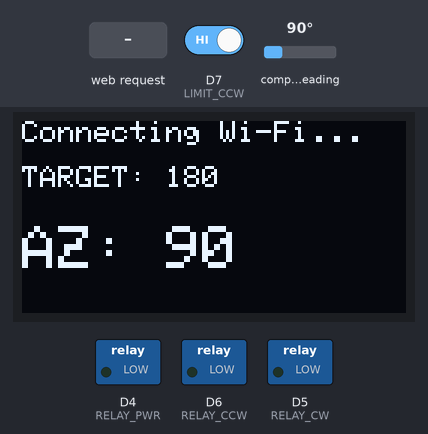
This sketch was run on a simulated ESP8266 (NodeMCU). Shown: 128×64 one-colour display, switched loads named in the sketch (green lamp = pin HIGH). Wiring (inferred from the names in the program): AS5600 angle sensor at I2C address 0x36. The test bench sets the inputs (shaded band); at power-on: D7 (LIMIT_CCW) HIGH, compass heading 90°. WiFi joins after 1.5 s; servers stay silent unless stated; EEPROM starts erased; what the sketch prints to the serial monitor is not drawn.

Above: at 1.4 s.
1.5 s: HTTP request GET /set?az=1 received
At 3.3 s:
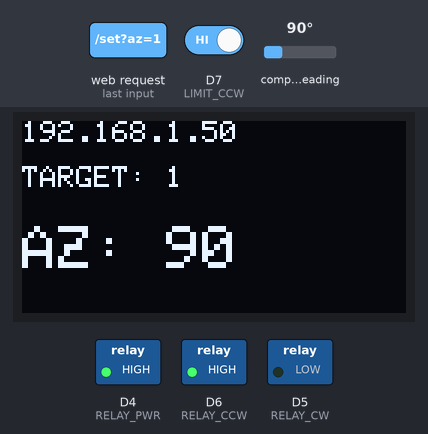
3.6 s: D7 (LIMIT_CCW) driven LOW
At 4.8 s:
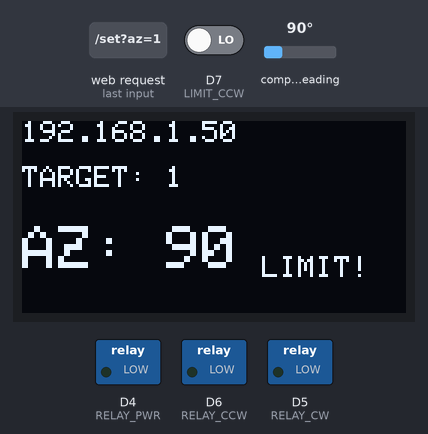
5.1 s: HTTP request GET /set?az=120 received
At 5.5 s:
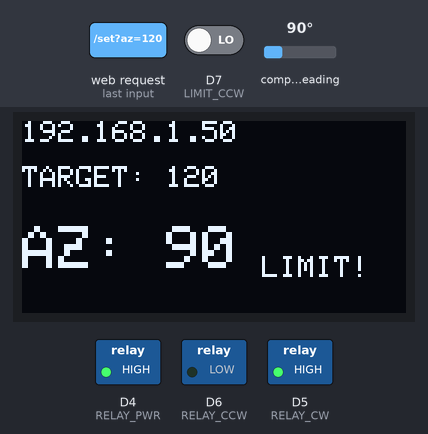
6.7 s: D7 (LIMIT_CCW) driven HIGH
At 7.2 s:
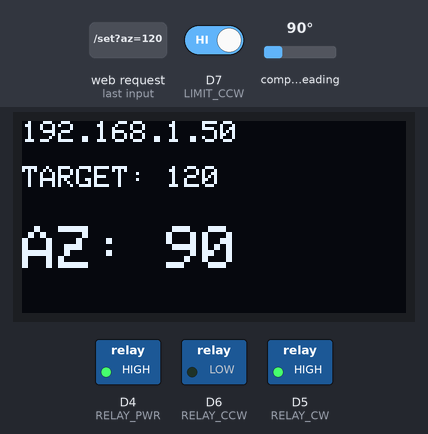
8.3 s: compass heading set to 7°
At 8.9 s:
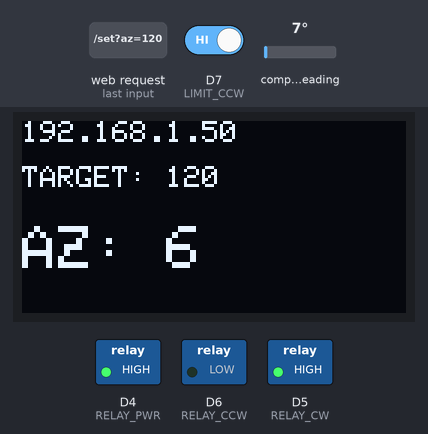
9.9 s: HTTP request GET /calib received
At 10.7 s:
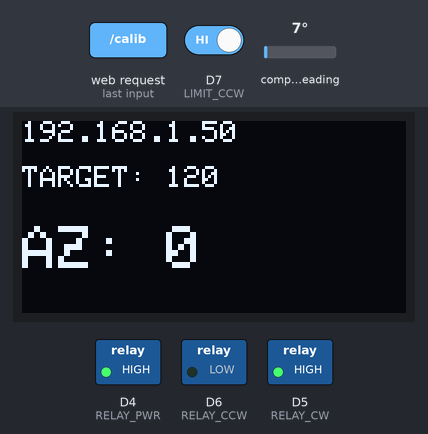
Timing chart, 0 to 12.5 s (numbered marks = the images above; inputs shaded):
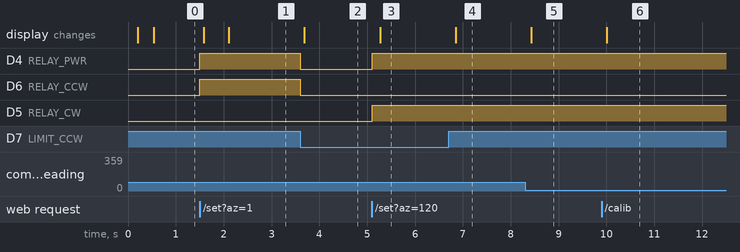

Measured:
- after the input at 1.5 s, D4 (RELAY_PWR), D6 (RELAY_CCW): LOW → HIGH at once; the display: first changes after 0.08 s (image 1 shows a later state)
- after the input at 3.6 s, D4 (RELAY_PWR), D6 (RELAY_CCW): HIGH → LOW at once; the display: changes after 0.09 s (image 2)
- after the input at 5.1 s, D4 (RELAY_PWR), D5 (RELAY_CW): LOW → HIGH at once; the display: changes after 0.17 s (image 3)
- after the input at 6.7 s, the display: changes after 0.15 s (image 4)
- after the input at 8.3 s, the display: changes after 0.13 s (image 5)
- after the input at 9.9 s, the display: changes after 0.11 s (image 6)

The sketch:

ROTOR.ino
```cpp
#include <ESP8266WiFi.h>
#include <ESP8266WebServer.h>
#include <EEPROM.h>
#include <Wire.h>
#include <Adafruit_GFX.h>
#include <Adafruit_SSD1306.h>

// --- WIFI CONFIGURATION ---
const char* ssid = "SSID";
const char* password = "Password";

// --- PIN DEFINITIONS ---
const int RELAY_PWR = D4; // Main transformer power relay
const int RELAY_CW  = D5; // Turn Right (Clockwise)
const int RELAY_CCW = D6; // Turn Left (Counter-Clockwise)
const int LIMIT_CW  = D3; // Hardware limit switch (Right)
const int LIMIT_CCW = D7; // Hardware limit switch (Left)

ESP8266WebServer server(80);
Adafruit_SSD1306 display(128, 64, &Wire, -1);

// ===================================================================
// --- DIRECT I2C COMMUNICATION WITH AS5600 ENCODER (Address 0x36) ---
// ===================================================================
#define AS5600_ADDR 0x36
#define AS5600_STATUS_REG 0x0B
#define AS5600_ANGLE_REG  0x0E

bool checkMagnet() {
  Wire.beginTransmission(AS5600_ADDR);
  Wire.write(AS5600_STATUS_REG);
  if (Wire.endTransmission(false) != 0) return false;

  Wire.requestFrom(AS5600_ADDR, 1);
  if (Wire.available()) {
    uint8_t status = Wire.read();
    return (status & 0x20) != 0; // Bit 5 is "MD" (Magnet Detected)
  }
  return false;
}

bool readAS5600(float &angle) {
  Wire.beginTransmission(AS5600_ADDR);
  Wire.write(AS5600_ANGLE_REG);
  if (Wire.endTransmission(false) != 0) return false;

  Wire.requestFrom(AS5600_ADDR, 2);
  if (Wire.available() >= 2) {
    uint16_t highByte = Wire.read();
    uint16_t lowByte = Wire.read();
    uint16_t rawAngle = (highByte << 8) | lowByte;
    angle = (rawAngle * 360.0) / 4096.0;
    return true;
  }
  return false;
}
// ===================================================================

int targetAzimuth = 180;
int currentAzimuth = 0;
const int deadZone = 2;
String motorStatus = "STOP";
bool isMoving = false;

bool sensorWorking = false;
unsigned long lastSensorCheck = 0;
float rawSensorAngle = 0.0;

// Calibration data structure (Zero Offset/Tare)
struct CalibData {
  float zeroOffset;
  bool isValid;
} calib;

// ===================================================================
// --- HTML PAGE STORED IN PROGMEM (Saves RAM) ---
// ===================================================================
const char index_html[] PROGMEM = R"rawliteral(
<!DOCTYPE html><html><head><meta charset='UTF-8'><meta name='viewport' content='width=device-width, initial-scale=1'>
<title>Rotor DX Pro (AS5600)</title>
<style>
  body { font-family: 'Segoe UI', Tahoma, Geneva, Verdana, sans-serif; text-align: center; background: #121212; color: #eee; margin: 0; padding: 20px; }
  h1 { color: #3498db; margin-top: 0; text-transform: uppercase; letter-spacing: 2px; font-size: 28px; }

  .container { display: flex; flex-direction: column; max-width: 1100px; margin: 0 auto; gap: 25px; }
  .panel { background: #1e1e1e; padding: 25px; border-radius: 12px; box-shadow: 0 8px 16px rgba(0,0,0,0.6); width: 100%; box-sizing: border-box; }

  @media (min-width: 800px) {
    .container { flex-direction: row; align-items: stretch; }
    .panel { width: 50%; }
  }

  .btn { padding: 12px; margin: 5px; border-radius: 6px; border: none; background: #444; color: white; cursor: pointer; font-size: 15px; font-weight: bold; transition: 0.2s; }
  .btn:hover { background: #555; }
  .btn-wide { width: 45%; max-width: 160px; }
  .btn-full { width: 95%; max-width: 330px; margin-top: 10px; }
  .btn-small { width: 65px; background: #3498db; }
  .btn-small:hover { background: #2980b9; }
  .btn-red { background: #e74c3c; } .btn-red:hover { background: #c0392b; }
  .btn-green { background: #2ecc71; width: 95%; max-width: 330px; margin-top: 15px;} .btn-green:hover { background: #27ae60; }

  #error_box { display: none; background: #c0392b; padding: 15px; margin-bottom: 20px; font-weight: bold; border-radius: 8px; letter-spacing: 1px; }
  canvas { background: #111; border-radius: 50%; box-shadow: inset 0 0 20px rgba(0,0,0,1), 0 0 15px rgba(0,0,0,0.8); margin: 15px 0; }

  #dxSearch { width: 100%; padding: 12px; margin-bottom: 10px; border-radius: 6px; border: 1px solid #444; background: #2a2a2a; color: white; font-size: 16px; box-sizing: border-box; }
  select { width: 100%; padding: 10px; font-size: 16px; border-radius: 6px; background: #2a2a2a; color: white; border: 1px solid #444; margin-bottom: 20px; cursor: pointer; box-sizing: border-box; }

  .slider-container { width: 100%; margin: 20px 0; }
  input[type=range] { width: 100%; cursor: pointer; margin: 0; }
  .slider-labels { display: flex; justify-content: space-between; padding: 0 5px; margin-top: 8px; color: #888; font-size: 13px; font-weight: bold; }

  .motor-panel { display: flex; justify-content: center; gap: 30px; margin-bottom: 15px; }
  .ind { padding: 10px 20px; border-radius: 6px; font-weight: bold; background: #2a2a2a; color: #666; transition: 0.3s; border: 2px solid #222; font-size: 14px;}
  .ind.active-ccw { background: #e67e22; color: #fff; box-shadow: 0 0 20px #e67e22; border-color: #e67e22; }
  .ind.active-cw { background: #2ecc71; color: #fff; box-shadow: 0 0 20px #2ecc71; border-color: #2ecc71; }

  #geo_info { font-size: 19px; color: #f1c40f; font-weight: bold; margin: 15px 0; min-height: 28px; }
  .status-text { font-size: 22px; margin: 10px 0; }
  hr { border: 0; height: 1px; background: #444; margin: 25px 0; }
</style></head><body>

<h1>Rotor DX Pro <span style="font-size:12px; color:#888;">(AS5600)</span></h1>
<div id='error_box'>⚠ ENCODER ERROR / NO MAGNET!</div>

<div class="container">

  <div class="panel">
    <div class="motor-panel">
      <div id="ind_ccw" class="ind">⮜ LEFT</div>
      <div id="ind_cw" class="ind">RIGHT ⮞</div>
    </div>

    <canvas id="gauge" width="280" height="280"></canvas>

    <div class="status-text">Target: <span id='targ' style="color:#3498db; font-weight:bold;">--</span>&deg; &nbsp;|&nbsp; Pos: <span id='curr' style="color:#e74c3c; font-weight:bold;">--</span>&deg;</div>
    <div id="geo_info">Loading directions...</div>
  </div>

  <div class="panel">
    <input type="text" id="dxSearch" placeholder="🔍 Search country (e.g. Japan)..." onkeyup="filterDX()">
    <select id="dxSelect" size="5" onchange="setFromDX()"></select>

    <div class="slider-container">
      <input type='range' min='0' max='359' value='180' id='azSlider' oninput='setTarget(this.value)'>
      <div class="slider-labels">
        <span>0&deg;</span><span>90&deg;</span><span>180&deg;</span><span>270&deg;</span><span>360&deg;</span>
      </div>
    </div>

    <div style="margin-bottom: 15px;">
      <button class='btn btn-small' onclick='stepTarget(-10)'>-10&deg;</button>
      <button class='btn btn-small' onclick='stepTarget(-1)'>-1&deg;</button>
      <button class='btn btn-small' onclick='stepTarget(1)'>+1&deg;</button>
      <button class='btn btn-small' onclick='stepTarget(10)'>+10&deg;</button>
    </div>

    <div>
      <button class='btn btn-wide' onclick='setTarget(0)'>North</button>
      <button class='btn btn-wide' onclick='setTarget(180)'>South</button>
    </div>

    <button class='btn btn-green' onclick='flipPath()'>Flip 180&deg; (Long Path)</button>

    <hr>
    <h3 style="margin-top:0; color:#888;">Zero Calibration</h3>
    <p style="font-size: 13px; color:#aaa; margin-bottom: 15px;">Physically point the antenna to True North, then click the button below to reset the sensor to 0&deg;.</p>
    <button class='btn btn-full btn-red' onclick='confirmCalib()'>SET CURRENT POSITION AS 0&deg;</button>
  </div>

</div>

<script>
  let currentTg = 0;

  // DXCC Database (Calculated for Central Europe / Poland)
  const dxcc = [
    // EUROPE
    {a: 190, n: "Albania (ZA)"}, {a: 235, n: "Andorra (C3)"}, {a: 200, n: "Austria (OE)"},
    {a: 265, n: "Belgium (ON)"}, {a: 85, n: "Belarus (EW)"}, {a: 150, n: "Bosnia (E7)"},
    {a: 145, n: "Bulgaria (LZ)"}, {a: 140, n: "Croatia (9A)"}, {a: 135, n: "Cyprus (5B)"},
    {a: 165, n: "Montenegro (4O)"}, {a: 190, n: "Czechia (OK)"}, {a: 315, n: "Denmark (OZ)"},
    {a: 35, n: "Estonia (ES)"}, {a: 25, n: "Finland (OH)"}, {a: 240, n: "France (F)"},
    {a: 150, n: "Greece (SV)"}, {a: 220, n: "Spain (EA)"}, {a: 265, n: "Netherlands (PA)"},
    {a: 285, n: "Ireland (EI)"}, {a: 320, n: "Iceland (TF)"}, {a: 25, n: "Lithuania (LY)"},
    {a: 260, n: "Luxembourg (LX)"}, {a: 35, n: "Latvia (YL)"}, {a: 160, n: "North Macedonia (Z3)"},
    {a: 185, n: "Malta (9H)"}, {a: 270, n: "Germany (DL)"}, {a: 345, n: "Norway (LA)"},
    {a: 225, n: "Portugal (CT)"}, {a: 60, n: "Russia - Europe (UA1-UA6)"},
    {a: 130, n: "Romania (YO)"}, {a: 155, n: "Serbia (YT/YU)"}, {a: 150, n: "Slovakia (OM)"},
    {a: 170, n: "Slovenia (S5)"}, {a: 220, n: "Switzerland (HB9)"}, {a: 345, n: "Sweden (SM)"},
    {a: 135, n: "Turkey (TA)"}, {a: 105, n: "Ukraine (UR)"}, {a: 150, n: "Hungary (HA)"},
    {a: 275, n: "United Kingdom (G, GM, GW)"}, {a: 190, n: "Italy (I)"},

    // ASIA
    {a: 130, n: "Saudi Arabia (HZ)"}, {a: 125, n: "Armenia (EK)"}, {a: 60, n: "China (BY)"},
    {a: 65, n: "Philippines (DU)"}, {a: 115, n: "Georgia (4L)"}, {a: 105, n: "India (VU)"},
    {a: 85, n: "Indonesia (YB)"}, {a: 115, n: "Iran (EP)"}, {a: 135, n: "Israel (4X)"},
    {a: 45, n: "Japan (JA)"}, {a: 125, n: "Jordan (JY)"}, {a: 95, n: "Kazakhstan (UN)"},
    {a: 55, n: "South Korea (HL)"}, {a: 135, n: "Kuwait (9K)"}, {a: 140, n: "Lebanon (OD)"},
    {a: 85, n: "Malaysia (9M)"}, {a: 120, n: "Oman (A4)"}, {a: 45, n: "Russia - Asia (UA9-UA0)"},
    {a: 100, n: "Thailand (HS)"}, {a: 65, n: "Taiwan (BV)"}, {a: 80, n: "Vietnam (3W)"},
    {a: 125, n: "UAE (A6)"},

    // NORTH & CENTRAL AMERICA
    {a: 340, n: "Alaska (KL7)"}, {a: 285, n: "Dominican Rep. (HI)"}, {a: 330, n: "Greenland (OX)"},
    {a: 295, n: "Guatemala (TG)"}, {a: 280, n: "Jamaica (6Y)"}, {a: 305, n: "Canada - East (VE1-VE3)"},
    {a: 330, n: "Canada - West (VE7)"}, {a: 290, n: "Cuba (CO)"}, {a: 295, n: "Mexico (XE)"},
    {a: 285, n: "Puerto Rico (KP4)"}, {a: 295, n: "USA - Florida (W4)"}, {a: 310, n: "USA - Central (W5/W9)"},
    {a: 300, n: "USA - East Coast (W1-W3)"}, {a: 320, n: "USA - West Coast (W6)"},

    // SOUTH AMERICA
    {a: 245, n: "Argentina (LU)"}, {a: 235, n: "Brazil - East (PY)"}, {a: 245, n: "Brazil - West (PT)"},
    {a: 255, n: "Chile (CE)"}, {a: 270, n: "Ecuador (HC)"}, {a: 275, n: "Colombia (HK)"},
    {a: 265, n: "Peru (OA)"}, {a: 245, n: "Uruguay (CX)"}, {a: 275, n: "Venezuela (YV)"},

    // AFRICA
    {a: 200, n: "Algeria (7X)"}, {a: 160, n: "Egypt (SU)"}, {a: 180, n: "Kenya (5Z)"},
    {a: 140, n: "Madagascar (5R)"}, {a: 210, n: "Morocco (CN)"}, {a: 165, n: "South Africa (ZS)"},
    {a: 225, n: "Senegal (6W)"}, {a: 195, n: "Tunisia (3V)"}, {a: 225, n: "Canary Islands (EA8)"},
    {a: 175, n: "Zambia (9J)"}, {a: 170, n: "Zimbabwe (Z2)"}, {a: 235, n: "Cape Verde (D4)"},

    // OCEANIA
    {a: 70, n: "Australia - East (VK4/VK8)"}, {a: 85, n: "Australia - West (VK6)"},
    {a: 350, n: "Hawaii (KH6)"}, {a: 55, n: "Mariana Islands (KH0)"}, {a: 85, n: "New Zealand (ZL)"}
  ];

  function populateList(filterText = "") {
    const sel = document.getElementById("dxSelect");
    sel.innerHTML = '<option value="" selected disabled>Select destination...</option>';
    let f = filterText.toLowerCase();

    dxcc.filter(d => d.n.toLowerCase().includes(f) || d.a.toString() === f)
        .forEach(d => {
          let opt = document.createElement("option");
          opt.value = d.a;
          opt.innerHTML = d.n + " (" + d.a + "&deg;)";
          sel.appendChild(opt);
    });
  }

  function filterDX() { populateList(document.getElementById('dxSearch').value); }

  window.onload = function() {
    dxcc.sort((a, b) => a.n.localeCompare(b.n));
    populateList();
  };

  function f(url){ fetch(url); }

  function setTarget(val) {
    currentTg = parseInt(val);
    document.getElementById('targ').innerHTML = currentTg;
    document.getElementById('azSlider').value = currentTg;
    f("/set?az=" + currentTg);
  }

  function stepTarget(delta) {
    let newVal = currentTg + delta;
    if(newVal >= 360) newVal -= 360;
    if(newVal < 0) newVal += 360;
    setTarget(newVal);
  }

  function setFromDX() {
    let val = document.getElementById('dxSelect').value;
    if(val !== "") setTarget(val);
  }

  function flipPath() {
    let newVal = currentTg + 180;
    if(newVal >= 360) newVal -= 360;
    setTarget(newVal);
  }

  function confirmCalib() {
    let isConfirmed = confirm("⚠️ WARNING!\n\nAre you sure you want to reset the zero position?\nMake sure the antenna is physically pointing to True North (0°).");
    if(isConfirmed) {
      f("/calib");
    }
  }

  function getCountries(az) {
      if (az >= 345 || az < 15) return "Scandinavia, Baltic Sea";
      if (az >= 15 && az < 45)  return "North Russia, Baltic States";
      if (az >= 45 && az < 75)  return "Japan, Far East";
      if (az >= 75 && az < 105) return "Australia, SE Asia";
      if (az >= 105 && az < 135) return "India, Middle East";
      if (az >= 135 && az < 165) return "Balkans, East Africa";
      if (az >= 165 && az < 195) return "South Africa, Italy, North Africa";
      if (az >= 195 && az < 225) return "Spain, West Africa";
      if (az >= 225 && az < 255) return "Brazil, South America";
      if (az >= 255 && az < 285) return "Argentina, Caribbean";
      if (az >= 285 && az < 315) return "USA (East - West)";
      if (az >= 315 && az < 345) return "Canada, Iceland, Greenland";
      return "Searching...";
  }

  function drawGauge(az, tg) {
    const c = document.getElementById("gauge");
    const ctx = c.getContext("2d");
    const cx = c.width/2;
    const cy = c.height/2;
    const r = cx - 25;

    ctx.clearRect(0, 0, c.width, c.height);

    ctx.beginPath(); ctx.arc(cx, cy, r, 0, 2*Math.PI);
    ctx.strokeStyle="#555"; ctx.lineWidth=3; ctx.stroke();

    ctx.textAlign="center"; ctx.textBaseline="middle";
    for(let i=0; i<360; i+=15) {
      let rad = (i - 90) * Math.PI / 180;
      let isMajor = (i % 45 === 0);
      let len = isMajor ? 12 : 6;

      ctx.beginPath();
      ctx.moveTo(cx + Math.cos(rad) * r, cy + Math.sin(rad) * r);
      ctx.lineTo(cx + Math.cos(rad) * (r - len), cy + Math.sin(rad) * (r - len));
      ctx.strokeStyle = isMajor ? "#aaa" : "#555";
      ctx.lineWidth = isMajor ? 2 : 1;
      ctx.stroke();

      if(isMajor) {
        let txtR = r - 26;
        ctx.fillStyle = "#ccc";
        ctx.font = i % 90 === 0 ? "bold 15px 'Segoe UI'" : "13px 'Segoe UI'";
        let label = i;
        if(i===0) label = "N";
        if(i===90) label = "E";
        if(i===180) label = "S";
        if(i===270) label = "W";
        ctx.fillText(label, cx + Math.cos(rad)*txtR, cy + Math.sin(rad)*txtR);
      }
    }

    function drawNeedle(angle, color, width, lenMult) {
      let rad = (angle - 90) * Math.PI / 180;
      ctx.beginPath();
      ctx.moveTo(cx, cy);
      ctx.lineTo(cx + Math.cos(rad) * (r * lenMult), cy + Math.sin(rad) * (r * lenMult));
      ctx.strokeStyle = color; ctx.lineWidth = width; ctx.lineCap = "round"; ctx.stroke();
    }

    drawNeedle(tg, "#3498db", 4, 0.95);
    drawNeedle(az, "#e74c3c", 7, 0.85);

    ctx.beginPath(); ctx.arc(cx, cy, 7, 0, 2*Math.PI);
    ctx.fillStyle="#fff"; ctx.fill();
  }

  setInterval(()=>{
    fetch('/data').then(r=>r.json()).then(d=>{
      document.getElementById('curr').innerHTML = d.az;

      if (currentTg !== d.tg) {
        currentTg = d.tg;
        document.getElementById('targ').innerHTML = currentTg;
        document.getElementById('azSlider').value = currentTg;
      }

      drawGauge(d.az, currentTg);
      document.getElementById('error_box').style.display = d.sensor ? 'none' : 'block';

      let ccwActive = (d.motor === 'CCW');
      let cwActive = (d.motor === 'CW');

      document.getElementById('ind_ccw').className = ccwActive ? 'ind active-ccw' : 'ind';
      document.getElementById('ind_cw').className = cwActive ? 'ind active-cw' : 'ind';

      document.getElementById('geo_info').innerHTML = getCountries(d.az);
    }).catch(e => console.log("Connection lost..."));
  }, 500);

</script>
</body></html>
)rawliteral";
// ===================================================================

void setup() {
  Serial.begin(115200);

  // Configure relays
  pinMode(RELAY_PWR, OUTPUT);
  pinMode(RELAY_CW, OUTPUT);
  pinMode(RELAY_CCW, OUTPUT);

  // Configure limit switches
  pinMode(LIMIT_CW, INPUT_PULLUP);
  pinMode(LIMIT_CCW, INPUT_PULLUP);

  // Ensure all relays are OFF on boot
  digitalWrite(RELAY_PWR, LOW);
  digitalWrite(RELAY_CW, LOW);
  digitalWrite(RELAY_CCW, LOW);

  Wire.begin();

  delay(200);
  sensorWorking = checkMagnet();
  if (sensorWorking) sensorWorking = readAS5600(rawSensorAngle);

  if (!sensorWorking) {
    Serial.println("No communication with AS5600 encoder or missing magnet!");
  }

  display.begin(SSD1306_SWITCHCAPVCC, 0x3C);

  EEPROM.begin(512);
  EEPROM.get(0, calib);
  if(!calib.isValid || isnan(calib.zeroOffset)) {
    calib = {0.0, false};
  }

  WiFi.begin(ssid, password);

  server.on("/", [](){
    String html = String(FPSTR(index_html));
    html.replace("%TARGET%", String(targetAzimuth));
    server.send(200, "text/html", html);
  });

  server.on("/set", [](){
    if(server.hasArg("az")) {
      targetAzimuth = server.arg("az").toInt();
      isMoving = true;
    }
    server.send(200);
  });

  server.on("/data", [](){
    String json = "{\"az\":" + String(currentAzimuth) + ", \"tg\":" + String(targetAzimuth) + ", \"sensor\":" + (sensorWorking ? "true" : "false") + ", \"motor\":\"" + motorStatus + "\"}";
    server.send(200, "application/json", json);
  });

  server.on("/calib", [](){
    if (sensorWorking) {
      calib.zeroOffset = rawSensorAngle;
      calib.isValid = true;
      EEPROM.put(0, calib);
      EEPROM.commit();
      Serial.println("[CALIBRATION] New zero offset saved: " + String(calib.zeroOffset));
    }
    server.send(200);
  });
  server.begin();
}

void loop() {
  server.handleClient();

  if (sensorWorking) {
    bool magnetPresent = checkMagnet();
    bool success = readAS5600(rawSensorAngle);

    if (!success || !magnetPresent) {
       sensorWorking = false;
    } else {
      float heading = rawSensorAngle - calib.zeroOffset;
      if (heading < 0) heading += 360.0;
      if (heading >= 360.0) heading -= 360.0;

      currentAzimuth = (int)heading;
    }
  } else {
    if (millis() - lastSensorCheck > 3000) {
      if (checkMagnet() && readAS5600(rawSensorAngle)) {
        sensorWorking = true;
      }
      lastSensorCheck = millis();
    }
  }

  bool stopCW = (digitalRead(LIMIT_CW) == LOW);
  bool stopCCW = (digitalRead(LIMIT_CCW) == LOW);

  // --- MOTOR AND RELAY LOGIC ---
  if (!sensorWorking) {
    digitalWrite(RELAY_PWR, LOW);
    digitalWrite(RELAY_CW, LOW);
    digitalWrite(RELAY_CCW, LOW);
    motorStatus = "STOP";
    isMoving = false;
  }
  else if (isMoving) {
    if (abs(currentAzimuth - targetAzimuth) > deadZone) {
      int diff = targetAzimuth - currentAzimuth;
      if (diff < -180) diff += 360;
      if (diff > 180) diff -= 360;

      if (diff > 0 && !stopCW) {
        digitalWrite(RELAY_PWR, HIGH);
        digitalWrite(RELAY_CW, HIGH);
        digitalWrite(RELAY_CCW, LOW);
        motorStatus = "CW";
      } else if (diff < 0 && !stopCCW) {
        digitalWrite(RELAY_PWR, HIGH);
        digitalWrite(RELAY_CW, LOW);
        digitalWrite(RELAY_CCW, HIGH);
        motorStatus = "CCW";
      } else {
        digitalWrite(RELAY_PWR, LOW);
        digitalWrite(RELAY_CW, LOW);
        digitalWrite(RELAY_CCW, LOW);
        motorStatus = "STOP";
        isMoving = false;
      }
    } else {
      digitalWrite(RELAY_PWR, LOW);
      digitalWrite(RELAY_CW, LOW);
      digitalWrite(RELAY_CCW, LOW);
      motorStatus = "STOP";
      isMoving = false;
    }
  } else {
    digitalWrite(RELAY_PWR, LOW);
    digitalWrite(RELAY_CW, LOW);
    digitalWrite(RELAY_CCW, LOW);
    motorStatus = "STOP";
  }

  static unsigned long lastOLED = 0;
  if(millis() - lastOLED > 500) {
    display.clearDisplay();
    display.setTextSize(1); display.setTextColor(WHITE);

    if (WiFi.status() == WL_CONNECTED) {
      display.setCursor(0,0); display.print(WiFi.localIP());
    } else {
      display.setCursor(0,0); display.print("Connecting Wi-Fi...");
    }

    if (!sensorWorking) {
      display.setTextSize(2); display.setCursor(0, 25); display.print("AS5600 ERROR");
      display.setTextSize(1); display.setCursor(0, 45); display.print("Check magnet!");
    } else {
      display.setCursor(0,15); display.print("TARGET: "); display.print(targetAzimuth);
      display.setTextSize(2); display.setCursor(0,35);
      display.print("AZ: "); display.print(currentAzimuth);
      if(stopCW || stopCCW) { display.setTextSize(1); display.setCursor(80,45); display.print("LIMIT!"); }
    }
    display.display();
    lastOLED = millis();
  }
}
```
